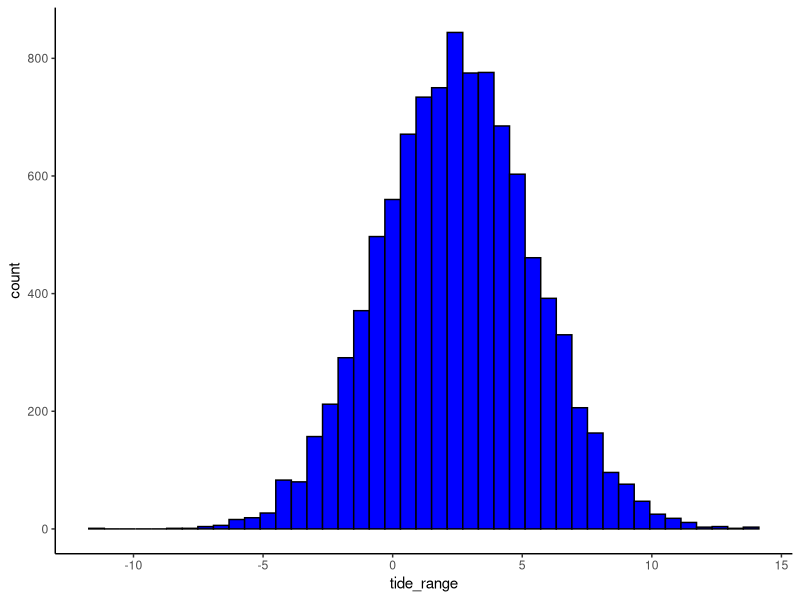
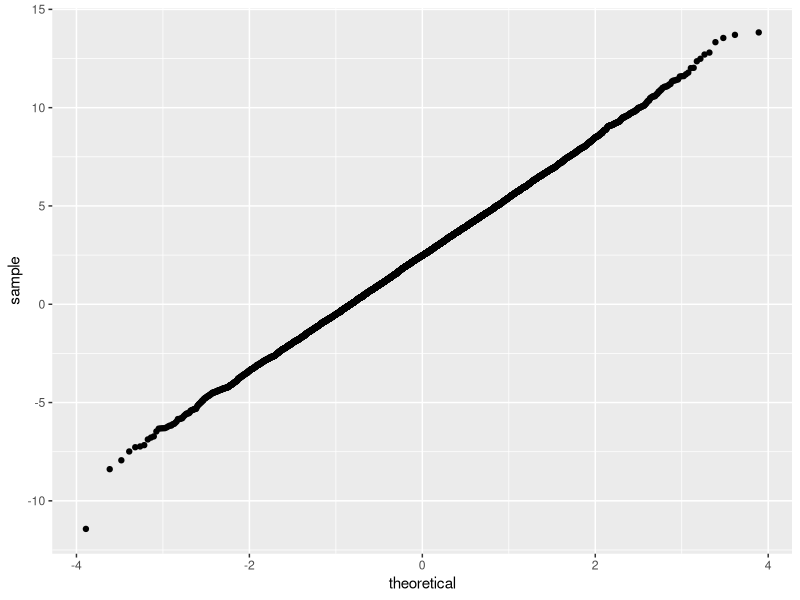

Reproduce these figures in R, in order.
## ---- chunk 1
knitr::opts_chunk$set(echo = TRUE)
## ---- chunk 2
library(tidyverse)
## ---- chunk 3

x <- rnorm(1000, mean = 0, sd = 1) %>%
  as.data.frame()

## ---- chunk 4
#Creating a sample of tide ranges

tide_range <- rnorm(10000, mean = 2.5, sd = 3) %>%
  as.data.frame

colnames(tide_range) <- c("tide_range")
#Creating a random set of numbers for tide ranges around a mean of 2.5 and a sd of 3


## ---- chunk 5
#inital data exploration

tide_range_hist <- ggplot(tide_range, aes(x=tide_range)) +
  geom_histogram(bins=43, fill = "blue", color="black") +
  theme_classic()
tide_range_hist #creating a histogram to view normal distribution of tide range

tide_range_qq <- ggplot(tide_range, aes(sample=tide_range)) +
  geom_qq()
tide_range_qq #creating a qq plot to view normal distribution of tide range

## ---- chunk 6
# Counting the amount of floods and proportion under normal conditions

tide_range_flood <- tide_range %>%
  mutate(Flood = ifelse(tide_range > 7.5, "Flood", "No Flood")) %>%
  count(Flood, Flood) %>%
  spread(Flood, n) # Creating a count of the number of time that the water is high enough to flood assuming over 7.5 m causes a significant flood.

Flood_Prop <- round(prop.table(as.matrix(tide_range_flood), 1), 3) #Creates a proportion table of the number of floods vs the number of no floods

#The Risk of flood under normal conditions is 4.8%

## ---- chunk 7
# Counting the amount of floods and proportion under normal conditions at high tide

tide_range_high <- rnorm(10000, mean = 5, sd = 3) %>%
  as.data.frame

colnames(tide_range_high) <- c("tide_range_high")

tide_range_flood_high <- tide_range_high %>%
  mutate(Flood = ifelse(tide_range_high > 7.5, "Flood", "No Flood")) %>%
  count(Flood, Flood) %>%
  spread(Flood, n) # Creating a count of the number of time that the water is high enough to flood assuming over 7.5 m causes a significant flood.

Flood_Prop_high <- round(prop.table(as.matrix(tide_range_flood_high), 1), 3) #Creates a proportion table of the number of floods vs the number of no floods

#The Risk of flood under normal conditions at high tide is 19.8%

## ---- chunk 8
# Counting the amount of floods and proportion under normal conditions at low tide

tide_range_low <- rnorm(10000, mean = 0, sd = 3) %>%
  as.data.frame

colnames(tide_range_low) <- c("tide_range_low")

tide_range_flood_low <- tide_range_low %>%
  mutate(Flood = ifelse(tide_range_low > 7.5, "Flood", "No Flood")) %>%
  count(Flood, Flood) %>%
  spread(Flood, n) # Creating a count of the number of time that the water is high enough to flood assuming over 7.5 m causes a significant flood.

Flood_Prop_low <- round(prop.table(as.matrix(tide_range_flood_low), 1), 3) #Creates a proportion table of the number of floods vs the number of no floods

#The Risk of flood under normal conditions at low tide is 0.6%
## ---- chunk 9
# Counting the amount of floods and proportions with a storm surge of 1m in the middle of high and low tide

storm_surge1_0 <- rnorm(10000, mean = 3.5, sd = 3) %>%
  as.data.frame

colnames(storm_surge1_0) <- c("storm_surge1_0")

storm_surge1_0flood <- storm_surge1_0 %>%
  mutate(Flood = ifelse(storm_surge1_0 > 7.5, "Flood", "No Flood")) %>%
  count(Flood, Flood) %>%
  spread(Flood, n)

storm_surge1_0prop <- round(prop.table(as.matrix(storm_surge1_0flood), 1), 3)

#there is a 8.7% chance of flooding under these conditions

## ---- chunk 10
# Counting the amount of floods and proportions with a storm surge of 1m at high tide

storm_surge1_high <- rnorm(10000, mean = 6, sd = 3) %>%
  as.data.frame

colnames(storm_surge1_high) <- c("storm_surge1_high")

storm_surge1_highflood <- storm_surge1_high %>%
  mutate(Flood = ifelse(storm_surge1_high > 7.5, "Flood", "No Flood")) %>%
  count(Flood, Flood) %>%
  spread(Flood, n)

storm_surge1_highprop <- round(prop.table(as.matrix(storm_surge1_highflood), 1), 3)

#there is a 30.9 percent chance of flooding under these conditions
## ---- chunk 11
# Counting the amount of floods and proportions with a storm surge of 1m at low tide

storm_surge1_low <- rnorm(10000, mean = 1, sd = 3) %>%
  as.data.frame

colnames(storm_surge1_low) <- c("storm_surge1_low")

storm_surge1_lowflood <- storm_surge1_low %>%
  mutate(Flood = ifelse(storm_surge1_low > 7.5, "Flood", "No Flood")) %>%
  count(Flood, Flood) %>%
  spread(Flood, n)

storm_surge1_lowprop <- round(prop.table(as.matrix(storm_surge1_lowflood), 1), 3)

#there is a 1.6% chance of flooding under these conditions
## ---- chunk 12
# Counting the amount of floods and proportions with a storm surge of 2m

storm_surge2_0 <- rnorm(10000, mean = 4.5, sd = 3) %>%
  as.data.frame

colnames(storm_surge2_0) <- c("storm_surge2_0")

storm_surge2_0flood <- storm_surge2_0 %>%
  mutate(Flood = ifelse(storm_surge2_0 > 7.5, "Flood", "No Flood")) %>%
  count(Flood, Flood) %>%
  spread(Flood, n)

storm_surge2_0prop <- round(prop.table(as.matrix(storm_surge2_0flood), 1), 3)

#there is a 15.4% chance of flooding under these conditions
## ---- chunk 13
# Counting the amount of floods and proportions with a storm surge of 2m at high tide

storm_surge2_high <- rnorm(10000, mean = 7, sd = 3) %>%
  as.data.frame

colnames(storm_surge2_high) <- c("storm_surge2_high")

storm_surge2_highflood <- storm_surge2_high %>%
  mutate(Flood = ifelse(storm_surge2_high > 7.5, "Flood", "No Flood")) %>%
  count(Flood, Flood) %>%
  spread(Flood, n)

storm_surge2_highprop <- round(prop.table(as.matrix(storm_surge2_highflood), 1), 3)

#there is a 43.1% chance of flooding under these conditions
## ---- chunk 14
# Counting the amount of floods and proportions with a storm surge of 2m at low tide

storm_surge2_low <- rnorm(10000, mean = 2, sd = 3) %>%
  as.data.frame

colnames(storm_surge2_low) <- c("storm_surge2_low")

storm_surge2_lowflood <- storm_surge2_low %>%
  mutate(Flood = ifelse(storm_surge2_low > 7.5, "Flood", "No Flood")) %>%
  count(Flood, Flood) %>%
  spread(Flood, n)

storm_surge2_lowprop <- round(prop.table(as.matrix(storm_surge2_lowflood), 1), 3)

#there is a 3.2% chance of flooding under these conditions
## ---- chunk 15
# Counting the amount of floods and proportions with a storm surge of 3m between high and low tide

storm_surge3_0 <- rnorm(10000, mean = 5.5, sd = 3) %>%
  as.data.frame

colnames(storm_surge3_0) <- c("storm_surge3_0")

storm_surge3_0flood <- storm_surge3_0 %>%
  mutate(Flood = ifelse(storm_surge3_0 > 7.5, "Flood", "No Flood")) %>%
  count(Flood, Flood) %>%
  spread(Flood, n)

storm_surge3_0prop <- round(prop.table(as.matrix(storm_surge3_0flood), 1), 3)

#there is a 25% chance of flooding under these conditions
## ---- chunk 16
# Counting the amount of floods and proportions with a storm surge of 3m at high tide

storm_surge3_high <- rnorm(10000, mean = 8, sd = 3) %>%
  as.data.frame

colnames(storm_surge3_high) <- c("storm_surge3_high")

storm_surge3_highflood <- storm_surge3_high %>%
  mutate(Flood = ifelse(storm_surge3_high > 7.5, "Flood", "No Flood")) %>%
  count(Flood, Flood) %>%
  spread(Flood, n)

storm_surge3_highprop <- round(prop.table(as.matrix(storm_surge3_highflood), 1), 3)

#there is a 57.2% chance of flooding under these conditions
## ---- chunk 17
# Counting the amount of floods and proportions with a storm surge of 2m at low tide

storm_surge3_low <- rnorm(10000, mean = 3, sd = 3) %>%
  as.data.frame

colnames(storm_surge3_low) <- c("storm_surge3_low")

storm_surge3_lowflood <- storm_surge3_low %>%
  mutate(Flood = ifelse(storm_surge3_low > 7.5, "Flood", "No Flood")) %>%
  count(Flood, Flood) %>%
  spread(Flood, n)

storm_surge3_lowprop <- round(prop.table(as.matrix(storm_surge3_lowflood), 1), 3)

#there is a 6.8% chance of flooding under these conditions
